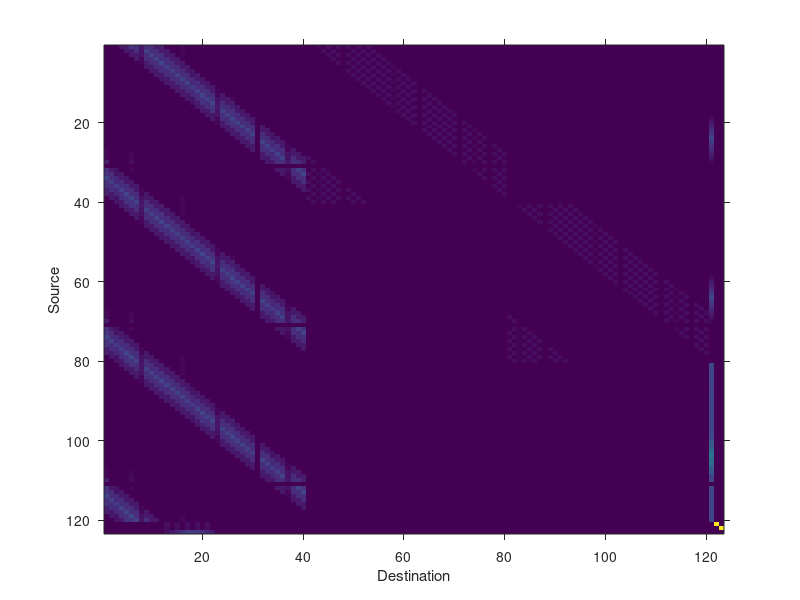
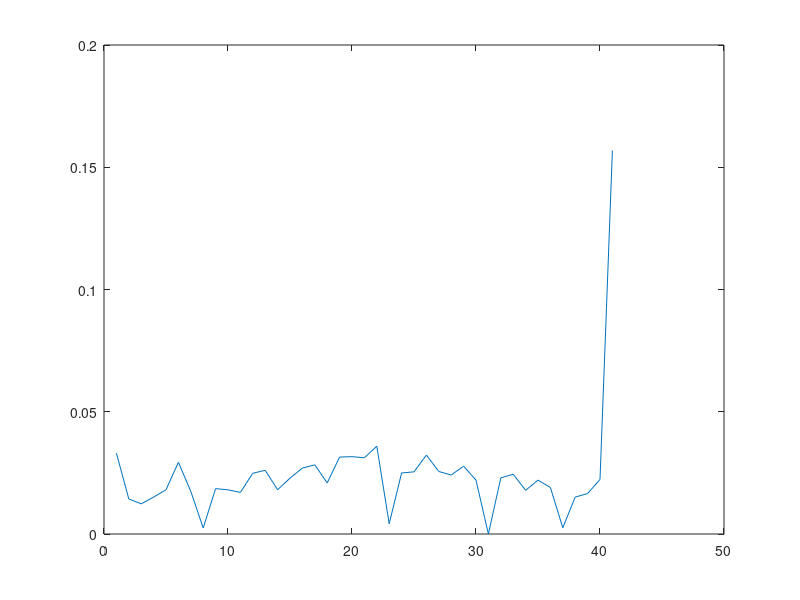

The MATLAB script that drew these images, in order:
%% Solving a bit more "complicated" version of Monopoly
%
% Author: Aleksejus Kononovicius
%
% This "solution" of Monopoly includes few more complicated things:
% speeding rule (if you roll doubles three times in a row, you go to jail),
% complicated jail mechanics (stay in jail until you roll doubles or for no
% more than 3 turns). Also you can enable and disable some of the rules
%
% This was not coded during the lecture. It was coded off camera.

clear;

%% Enable/disable rules as you like

use_go_to_jail = true; % use "go to jail" square? or ignore its special effect
use_chance = true; % use chance cards
use_community = true; % use community cards
use_speeding = true; % roll doubles three times in a row -> go to jail
long_term_jail = true; % stay in jail for 3 turns or leave immediately

%% Initialize transition matrix

% The board contains 40 squares + 1 special "in jail square". So the
% simplest transition matrix would be 41x41 matrix, but we want to deal with
% other more complicated rules here.
%
% We take into account speeding rule by adding 80 new states, which we label
% from 41 to 120. Now the meaning of the states is this:
% * 1-40 states correspond to ordinary squares.
% * 41-80 states correspond to ordinary squares, if the player has rolled
%   doubles once previously.
% * 81-120 states correspond to ordinary squares, if the player has rolled
%   doubles twice previously.
% Effectively the state is encoded like this:
%
%   state = true_position + 40*times_rolled_doubles
%
% If the player is sent to jail (for example by rolling doubles three
% times), the player is sent to state 121. Player may leave only by rolling
% doubles. If player rolls well we assume that player leaves from 11th
% square (state 51)). If player doesn't roll well, the player is moved to
% state 122. On the second turn, the player still must roll doubles or move
% to state 123. On the third turn player either rolls double and leaves as
% before or rolls non-doubles and leaves from state 11.
%
% So we need all 123 rows and columns.

transition_matrix = zeros(123);

%% Setup roll templates

% ordinary rolls is a roll, which didn't result in doubles
ordinary_roll = [0 1:6 5:-1: 1];
ordinary_roll(2:2:12) = ordinary_roll(2:2:12) - 1;
ordinary_roll = ordinary_roll / 36;

ordinary_roll_mat = repmat(ordinary_roll, [40, 1]);
ordinary_roll_mat = full(spdiags(ordinary_roll_mat, 1:12, 40, 80));
ordinary_roll_mat = ordinary_roll_mat(1:40, 1:40) + ordinary_roll_mat(1:40, 41:80);
clear ordinary_roll;

% double roll is a roll which did result in doubles
double_roll = zeros([1, 12]);
double_roll(2:2:12) = 1;
double_roll = double_roll / 36;

double_roll_mat = repmat(double_roll, [40, 1]);
double_roll_mat = full(spdiags(double_roll_mat, 1:12, 40, 80));
double_roll_mat = double_roll_mat(1:40, 1:40) + double_roll_mat(1:40, 41:80);
clear double_roll;

%% What happens if we make a roll

if use_speeding
    % if there was no previous double roll
    %   then we move from some state in [1, 40] to some state in [1, 40]
    transition_matrix(1:40, 1:40) = ordinary_roll_mat;
    %   unless it was a double roll, in which case we move to some state in
    %   [41, 80]
    transition_matrix(1:40, 41:80) = double_roll_mat;
    
    % if there was a single previous double roll
    %   then we move from some state in [41, 80] to some state in [1, 40]
    transition_matrix(41:80, 1:40) = ordinary_roll_mat;
    %   unless it was a double roll, in which case we move to some state in
    %   [81, 120]
    transition_matrix(41:80, 81:120) = double_roll_mat;
    
    % if there were two previous double rolls
    %   then we move from some state in [81, 120] to some state in [1, 40]
    transition_matrix(81:120, 1:40) = ordinary_roll_mat;
    %   unless it was a double roll, in which case we move to the jail (121)
    transition_matrix(81:120, 121) = 1 - sum(transition_matrix(81:120, 1:120), 2);
else
    transition_matrix(1:40, 1:40) = ordinary_roll_mat + double_roll_mat;
end

% if we are in jail for the first turn
%   then we can get out only by rolling doubles
transition_matrix(121, 1:40) = double_roll_mat(11, :);
%   otherwise we have to update our state to 122 (staying in jail for 2nd
%   turn)
transition_matrix(121, 122) = 1 - sum(transition_matrix(121, 1:120));

% if we are in jail for the second turn
%   then we can get out only by rolling doubles
transition_matrix(122, 1:40) = double_roll_mat(11, :);
%   otherwise we have to update our state to 123 (staying in jail for 3rd
%   turn)
transition_matrix(122, 123) = 1 - sum(transition_matrix(122, 1:120));

% if we are in jail for the third turn
%   then we can get out by rolling doubles or by rolling an ordinary roll
transition_matrix(123, 1:40) = double_roll_mat(11, :) + ordinary_roll_mat(11, :);

%% Landing into "Go To Jail"

% Landing means that state changes into 31 (0 doubles), 71 (1 double) or
% 111 (2 doubles). We should reroute every landing into 121 state (1st turn
% in jail).
if use_go_to_jail
    transition_matrix(:, 121) = transition_matrix(:, 121) + sum(transition_matrix(:, [31 71 111]), 2);
    transition_matrix(:, [31 71 111]) = 0;
    transition_matrix([31 71 111], :) = 0;
end

%% Landing into "Chance"

if use_chance
    chance_sq = [8, 23, 37];
    
    for sq = chance_sq
        % might get sent to Go (1)
        transition_matrix(:, 1) = transition_matrix(:, 1) + (1/16)*transition_matrix(:, sq);
        transition_matrix(:, 41) = transition_matrix(:, 41) + (1/16)*transition_matrix(:, 40+sq);
        transition_matrix(:, 81) = transition_matrix(:, 81) + (1/16)*transition_matrix(:, 80+sq);
        
        % might get sent to Reading Railroad (6)
        transition_matrix(:, 6) = transition_matrix(:, 6) + (1/16)*transition_matrix(:, sq);
        transition_matrix(:, 46) = transition_matrix(:, 46) + (1/16)*transition_matrix(:, 40+sq);
        transition_matrix(:, 86) = transition_matrix(:, 86) + (1/16)*transition_matrix(:, 80+sq);
        
        % might get sent to St. Charles Place (12)
        transition_matrix(:, 12) = transition_matrix(:, 12) + (1/16)*transition_matrix(:, sq);
        transition_matrix(:, 52) = transition_matrix(:, 52) + (1/16)*transition_matrix(:, 40+sq);
        transition_matrix(:, 92) = transition_matrix(:, 92) + (1/16)*transition_matrix(:, 80+sq);
        
        % might get sent to Illinous Avenue (22)
        transition_matrix(:, 22) = transition_matrix(:, 22) + (1/16)*transition_matrix(:, sq);
        transition_matrix(:, 62) = transition_matrix(:, 62) + (1/16)*transition_matrix(:, 40+sq);
        transition_matrix(:, 102) = transition_matrix(:, 102) + (1/16)*transition_matrix(:, 80+sq);
        
        % might get sent to Broadwalk (40)
        transition_matrix(:, 40) = transition_matrix(:, 40) + (1/16)*transition_matrix(:, sq);
        transition_matrix(:, 80) = transition_matrix(:, 80) + (1/16)*transition_matrix(:, 40+sq);
        transition_matrix(:, 120) = transition_matrix(:, 120) + (1/16)*transition_matrix(:, 80+sq);
        
        % might get sent to Jail (121)
        transition_matrix(:, 121) = transition_matrix(:, 121) + ...
            (1/16)*transition_matrix(:, sq) + ...
            (1/16)*transition_matrix(:, 40+sq) + ...
            (1/16)*transition_matrix(:, 80+sq);
        
        % might get sent to nearest utility (13 or 29)
        if sq > 13 && sq < 29
            transition_matrix(:, 29) = transition_matrix(:, 29) + (1/16)*transition_matrix(:, sq);
            transition_matrix(:, 69) = transition_matrix(:, 69) + (1/16)*transition_matrix(:, 40+sq);
            transition_matrix(:, 109) = transition_matrix(:, 109) + (1/16)*transition_matrix(:, 80+sq);
        else
            transition_matrix(:, 13) = transition_matrix(:, 13) + (1/16)*transition_matrix(:, sq);
            transition_matrix(:, 53) = transition_matrix(:, 53) + (1/16)*transition_matrix(:, 40+sq);
            transition_matrix(:, 93) = transition_matrix(:, 93) + (1/16)*transition_matrix(:, 80+sq);
        end
        
        % might get sent to nearest railroad (6, 16, 26 or 36)
        if sq > 6 && sq < 16
            transition_matrix(:, 16) = transition_matrix(:, 16) + (2/16)*transition_matrix(:, sq);
            transition_matrix(:, 56) = transition_matrix(:, 56) + (2/16)*transition_matrix(:, 40+sq);
            transition_matrix(:, 96) = transition_matrix(:, 96) + (2/16)*transition_matrix(:, 80+sq);
        elseif sq > 16 && sq < 26
            transition_matrix(:, 26) = transition_matrix(:, 26) + (2/16)*transition_matrix(:, sq);
            transition_matrix(:, 66) = transition_matrix(:, 66) + (2/16)*transition_matrix(:, 40+sq);
            transition_matrix(:, 106) = transition_matrix(:, 106) + (2/16)*transition_matrix(:, 80+sq);
        elseif sq > 26 && sq < 36
            transition_matrix(:, 36) = transition_matrix(:, 36) + (2/16)*transition_matrix(:, sq);
            transition_matrix(:, 76) = transition_matrix(:, 76) + (2/16)*transition_matrix(:, 40+sq);
            transition_matrix(:, 116) = transition_matrix(:, 116) + (2/16)*transition_matrix(:, 80+sq);
        else
            transition_matrix(:, 6) = transition_matrix(:, 6) + (2/16)*transition_matrix(:, sq);
            transition_matrix(:, 46) = transition_matrix(:, 46) + (2/16)*transition_matrix(:, 40+sq);
            transition_matrix(:, 86) = transition_matrix(:, 86) + (2/16)*transition_matrix(:, 80+sq);
        end
        
        % might get sent back 3 spaces
        transition_matrix(:, sq-3) = transition_matrix(:, sq-3) + (1/16)*transition_matrix(:, sq);
        transition_matrix(:, 40+sq-3) = transition_matrix(:, 40+sq-3) + (1/16)*transition_matrix(:, 40+sq);
        transition_matrix(:, 80+sq-3) = transition_matrix(:, 80+sq-3) + (1/16)*transition_matrix(:, 80+sq);
        
        % or stay
        transition_matrix(:, sq) = (6/16)*transition_matrix(:, sq);
        transition_matrix(:, 40+sq) = (6/16)*transition_matrix(:, 40+sq);
        transition_matrix(:, 80+sq) = (6/16)*transition_matrix(:, 80+sq);
    end
    clear chance_sq sq;
    
end

%% Landing into "Community chest"

if use_community
    community_chest_sq = [3, 18, 34];
    
    for sq = community_chest_sq
        % might get sent to Go (1)
        transition_matrix(:, 1) = transition_matrix(:, 1) + (1/16)*transition_matrix(:, sq);
        transition_matrix(:, 41) = transition_matrix(:, 41) + (1/16)*transition_matrix(:, 40+sq);
        transition_matrix(:, 81) = transition_matrix(:, 81) + (1/16)*transition_matrix(:, 80+sq);
    
        % or Jail (121)
        transition_matrix(:, 121) = transition_matrix(:, 121) + ...
            (1/16)*transition_matrix(:, sq) + ...
            (1/16)*transition_matrix(:, 40+sq) + ...
            (1/16)*transition_matrix(:, 80+sq);
        
        % or stay
        transition_matrix(:, sq) = (14/16)*transition_matrix(:, sq);
        transition_matrix(:, 40+sq) = (14/16)*transition_matrix(:, 40+sq);
        transition_matrix(:, 80+sq) = (14/16)*transition_matrix(:, 80+sq);
    end
    
    clear community_chest_sq sq;
    
end

%% Short term Jail

% lets assume that the player pays immediately, so is able to resume from
% 123 (3rd turn in jail)
if ~long_term_jail
    transition_matrix(121, :) = transition_matrix(123, :);
    transition_matrix(122, :) = 0;
    transition_matrix(123, :) = 0;
end

%% Check the transition matrix

sums = sum(transition_matrix, 2);
mask = (abs(sums - 1) < 1e-6) | (abs(sums) < 1e-6);
assert(all(mask), 'Some rows do not add up to 0 or 1.');
clear sums mask;

figure(1);
clf();
imagesc(transition_matrix);
xlabel('Destination');
ylabel('Source');
set(gca, 'TickDir', 'Out');

%% The stationary distribution

[eigen_vectors, eigen_values] = eig(transition_matrix');
stationary_dist = eigen_vectors(:, (abs(eigen_values - 1) < 1e-6)).^2;
stationary_dist(1:40) = stationary_dist(1:40) + stationary_dist(41:80) + stationary_dist(81:120);
stationary_dist(41) = sum(stationary_dist(121:123));
stationary_dist = stationary_dist(1:41);
clear eigen_vectors eigen_values;

figure(2);
clf();
plot(stationary_dist);
